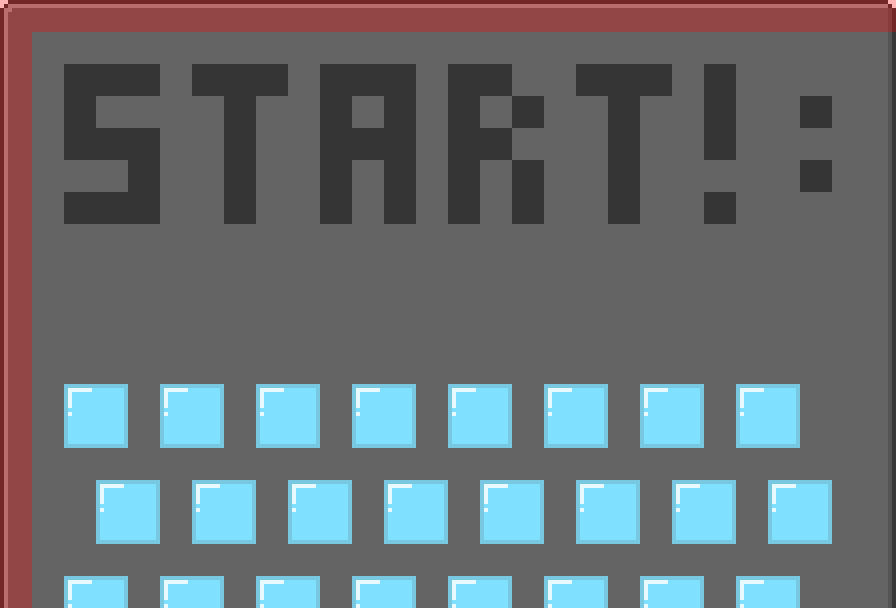

The image is a tile-based game level rendered from a .tmx file. Its description and source (layers, tilesets, objects; grid data summarised) follow:
An orthogonal 28x19 tile map with 32x32 px tiles, 2 tile layers (layer1, collision).

<map version="1.0" orientation="orthogonal" renderorder="right-down" width="28" height="19" tilewidth="32" tileheight="32" backgroundcolor="#595959" nextobjectid="1">
 <tileset firstgid="1" name="tileset" tilewidth="32" tileheight="32">
  <image source="../tileset.png" trans="ffffff" width="384" height="256" />
 </tileset>
 <layer name="layer1" width="28" height="19">
  <data>[532 cells, 532 non-empty, 11 distinct tile ids]</data>
 </layer>
 <layer name="collision" width="28" height="19" opacity="0.3">
  <data>[532 cells, 46 non-empty, 1 distinct tile ids]</data>
 </layer>
</map>